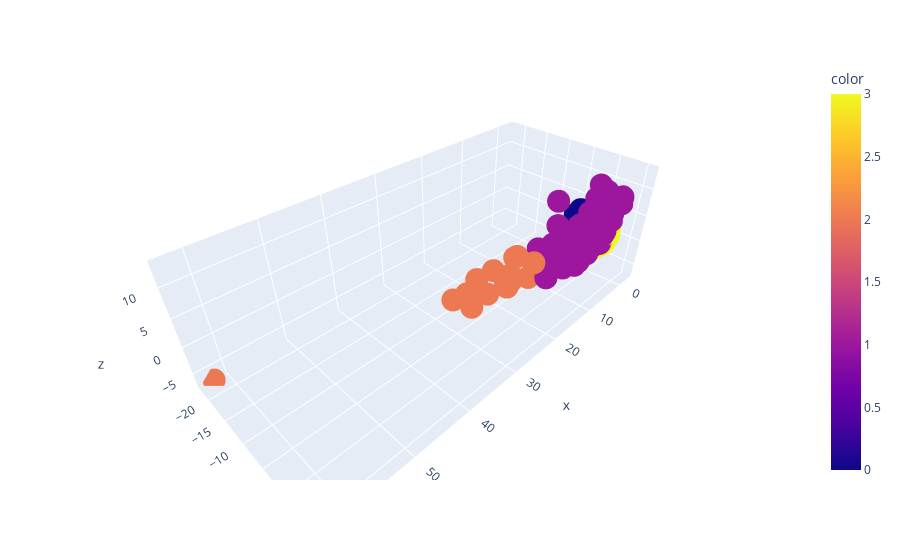

Notebook code cell kept with this figure:
### Markdown cell above
## model training

### Code cell
from sklearn.cluster import KMeans
kmeans = KMeans(n_clusters=4)
kmeans.fit(X_reduced)
y_kmeans = kmeans.predict(X_reduced)

import plotly.express as px
fig = px.scatter_3d(x=X_reduced[:, 0], y=X_reduced[:, 1], z=X_reduced[:, 2], color=y_kmeans)
fig.show()

### Figure 1 — Plotly figure (JSON) as saved in the notebook; plotly's stock layout.template omitted (floating-point values rounded to 4 significant figures; data arrays with more than 128 entries replaced by an {"elided": "..."} marker saying what was removed)
{"data": [{"hovertemplate": "x=%{x}<br>y=%{y}<br>z=%{z}<br>color=%{marker.color}<extra></extra>", "legendgroup": "", "marker": {"color": {"elided": "4471 int values"}, "coloraxis": "coloraxis", "symbol": "circle"}, "mode": "markers", "name": "", "scene": "scene", "showlegend": false, "type": "scatter3d", "x": {"elided": "4471 float values"}, "y": {"elided": "4471 float values"}, "z": {"elided": "4471 float values"}}], "layout": {"coloraxis": {"colorbar": {"title": {"text": "color"}}, "colorscale": [[0, "#0d0887"], [0.1111, "#46039f"], [0.2222, "#7201a8"], [0.3333, "#9c179e"], [0.4444, "#bd3786"], [0.5556, "#d8576b"], [0.6667, "#ed7953"], [0.7778, "#fb9f3a"], [0.8889, "#fdca26"], [1, "#f0f921"]]}, "legend": {"tracegroupgap": 0}, "margin": {"t": 60}, "scene": {"domain": {"x": [0, 1], "y": [0, 1]}, "xaxis": {"title": {"text": "x"}}, "yaxis": {"title": {"text": "y"}}, "zaxis": {"title": {"text": "z"}}}}}
